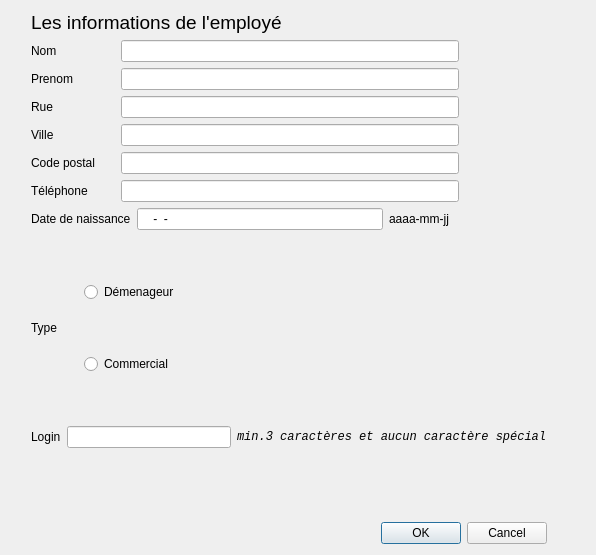
<?xml version="1.0" encoding="UTF-8"?>
<ui version="4.0">
 <class>DialogAjouterEmploye</class>
 <widget class="QDialog" name="DialogAjouterEmploye">
  <property name="geometry">
   <rect>
    <x>0</x>
    <y>0</y>
    <width>596</width>
    <height>555</height>
   </rect>
  </property>
  <property name="windowTitle">
   <string>Dialog</string>
  </property>
  <layout class="QVBoxLayout" name="verticalLayout_10">
   <item>
    <layout class="QHBoxLayout" name="horizontalLayout_9">
     <item>
      <layout class="QHBoxLayout" name="horizontalLayout_8">
       <item>
        <spacer name="verticalSpacer_5">
         <property name="orientation">
          <enum>Qt::Vertical</enum>
         </property>
         <property name="sizeHint" stdset="0">
          <size>
           <width>20</width>
           <height>488</height>
          </size>
         </property>
        </spacer>
       </item>
       <item>
        <layout class="QVBoxLayout" name="verticalLayout_9">
         <item>
          <layout class="QHBoxLayout" name="horizontalLayout_7">
           <item>
            <widget class="QLabel" name="label_8">
             <property name="font">
              <font>
               <pointsize>14</pointsize>
              </font>
             </property>
             <property name="text">
              <string>Les informations de l'employé</string>
             </property>
            </widget>
           </item>
           <item>
            <spacer name="horizontalSpacer_3">
             <property name="orientation">
              <enum>Qt::Horizontal</enum>
             </property>
             <property name="sizeHint" stdset="0">
              <size>
               <width>208</width>
               <height>18</height>
              </size>
             </property>
            </spacer>
           </item>
          </layout>
         </item>
         <item>
          <layout class="QVBoxLayout" name="verticalLayout_8">
           <item>
            <layout class="QVBoxLayout" name="verticalLayout_7">
             <item>
              <layout class="QVBoxLayout" name="verticalLayout_6">
               <item>
                <layout class="QHBoxLayout" name="horizontalLayout_6">
                 <item>
                  <layout class="QVBoxLayout" name="verticalLayout_5">
                   <item>
                    <layout class="QVBoxLayout" name="verticalLayout_3">
                     <item>
                      <layout class="QHBoxLayout" name="horizontalLayout">
                       <item>
                        <layout class="QVBoxLayout" name="verticalLayout_2">
                         <item>
                          <widget class="QLabel" name="labelNomEmploye">
                           <property name="text">
                            <string>Nom</string>
                           </property>
                          </widget>
                         </item>
                         <item>
                          <widget class="QLabel" name="labelPrenomEmploye">
                           <property name="text">
                            <string>Prenom</string>
                           </property>
                          </widget>
                         </item>
                         <item>
                          <widget class="QLabel" name="labelRueEmploye">
                           <property name="text">
                            <string>Rue</string>
                           </property>
                          </widget>
                         </item>
                         <item>
                          <widget class="QLabel" name="labelVilleEmploye">
                           <property name="text">
                            <string>Ville</string>
                           </property>
                          </widget>
                         </item>
                         <item>
                          <widget class="QLabel" name="label_3">
                           <property name="text">
                            <string>Code postal</string>
                           </property>
                          </widget>
                         </item>
                         <item>
                          <widget class="QLabel" name="labelTelEmploye">
                           <property name="text">
                            <string>Téléphone</string>
                           </property>
                          </widget>
                         </item>
                        </layout>
                       </item>
                       <item>
                        <spacer name="verticalSpacer">
                         <property name="orientation">
                          <enum>Qt::Vertical</enum>
                         </property>
                         <property name="sizeHint" stdset="0">
                          <size>
                           <width>20</width>
                           <height>40</height>
                          </size>
                         </property>
                        </spacer>
                       </item>
                       <item>
                        <layout class="QVBoxLayout" name="verticalLayout">
                         <item>
                          <widget class="QLineEdit" name="lineEditNomEmploye"/>
                         </item>
                         <item>
                          <widget class="QLineEdit" name="lineEditPrenomEmploye"/>
                         </item>
                         <item>
                          <widget class="QLineEdit" name="lineEditRueEmploye"/>
                         </item>
                         <item>
                          <widget class="QLineEdit" name="lineEditVilleEmploye"/>
                         </item>
                         <item>
                          <widget class="QLineEdit" name="lineEditCPEmploye"/>
                         </item>
                         <item>
                          <widget class="QLineEdit" name="lineEditTelEmploye"/>
                         </item>
                        </layout>
                       </item>
                      </layout>
                     </item>
                     <item>
                      <layout class="QHBoxLayout" name="horizontalLayout_2">
                       <item>
                        <widget class="QLabel" name="labelDateNaissanceEmploye">
                         <property name="text">
                          <string>Date de naissance</string>
                         </property>
                        </widget>
                       </item>
                       <item>
                        <widget class="QLineEdit" name="lineEditDateNaissanceEmploye">
                         <property name="inputMask">
                          <string>9999-99-99; </string>
                         </property>
                        </widget>
                       </item>
                       <item>
                        <widget class="QLabel" name="label">
                         <property name="text">
                          <string>aaaa-mm-jj   </string>
                         </property>
                        </widget>
                       </item>
                      </layout>
                     </item>
                    </layout>
                   </item>
                   <item>
                    <layout class="QHBoxLayout" name="horizontalLayout_4">
                     <item>
                      <layout class="QHBoxLayout" name="horizontalLayout_3">
                       <item>
                        <widget class="QLabel" name="labelTypeEmploye">
                         <property name="text">
                          <string>Type</string>
                         </property>
                        </widget>
                       </item>
                       <item>
                        <spacer name="verticalSpacer_2">
                         <property name="orientation">
                          <enum>Qt::Vertical</enum>
                         </property>
                         <property name="sizeHint" stdset="0">
                          <size>
                           <width>20</width>
                           <height>40</height>
                          </size>
                         </property>
                        </spacer>
                       </item>
                       <item>
                        <layout class="QVBoxLayout" name="verticalLayout_4">
                         <item>
                          <widget class="QRadioButton" name="radioButtonDemenageur">
                           <property name="text">
                            <string>Démenageur</string>
                           </property>
                          </widget>
                         </item>
                         <item>
                          <widget class="QRadioButton" name="radioButtonCommercial">
                           <property name="text">
                            <string>Commercial</string>
                           </property>
                          </widget>
                         </item>
                        </layout>
                       </item>
                      </layout>
                     </item>
                     <item>
                      <spacer name="horizontalSpacer">
                       <property name="orientation">
                        <enum>Qt::Horizontal</enum>
                       </property>
                       <property name="sizeHint" stdset="0">
                        <size>
                         <width>158</width>
                         <height>68</height>
                        </size>
                       </property>
                      </spacer>
                     </item>
                    </layout>
                   </item>
                  </layout>
                 </item>
                 <item>
                  <spacer name="verticalSpacer_3">
                   <property name="orientation">
                    <enum>Qt::Vertical</enum>
                   </property>
                   <property name="sizeHint" stdset="0">
                    <size>
                     <width>88</width>
                     <height>328</height>
                    </size>
                   </property>
                  </spacer>
                 </item>
                </layout>
               </item>
               <item>
                <layout class="QHBoxLayout" name="horizontalLayout_5">
                 <item>
                  <widget class="QLabel" name="labelLoginEmploye">
                   <property name="text">
                    <string>Login</string>
                   </property>
                  </widget>
                 </item>
                 <item>
                  <widget class="QLineEdit" name="lineEditLoginEmploye"/>
                 </item>
                 <item>
                  <widget class="QLabel" name="labelCaracteresExiges">
                   <property name="font">
                    <font>
                     <family>Monospace</family>
                     <pointsize>9</pointsize>
                     <italic>true</italic>
                    </font>
                   </property>
                   <property name="text">
                    <string>min.3 caractères et aucun caractère spécial</string>
                   </property>
                  </widget>
                 </item>
                </layout>
               </item>
              </layout>
             </item>
             <item>
              <spacer name="horizontalSpacer_2">
               <property name="orientation">
                <enum>Qt::Horizontal</enum>
               </property>
               <property name="sizeHint" stdset="0">
                <size>
                 <width>488</width>
                 <height>68</height>
                </size>
               </property>
              </spacer>
             </item>
            </layout>
           </item>
           <item>
            <widget class="QDialogButtonBox" name="buttonBox">
             <property name="orientation">
              <enum>Qt::Horizontal</enum>
             </property>
             <property name="standardButtons">
              <set>QDialogButtonBox::Cancel|QDialogButtonBox::Ok</set>
             </property>
            </widget>
           </item>
          </layout>
         </item>
        </layout>
       </item>
      </layout>
     </item>
     <item>
      <spacer name="verticalSpacer_4">
       <property name="orientation">
        <enum>Qt::Vertical</enum>
       </property>
       <property name="sizeHint" stdset="0">
        <size>
         <width>38</width>
         <height>518</height>
        </size>
       </property>
      </spacer>
     </item>
    </layout>
   </item>
  </layout>
 </widget>
 <resources/>
 <connections>
  <connection>
   <sender>buttonBox</sender>
   <signal>accepted()</signal>
   <receiver>DialogAjouterEmploye</receiver>
   <slot>accept()</slot>
   <hints>
    <hint type="sourcelabel">
     <x>248</x>
     <y>254</y>
    </hint>
    <hint type="destinationlabel">
     <x>157</x>
     <y>274</y>
    </hint>
   </hints>
  </connection>
  <connection>
   <sender>buttonBox</sender>
   <signal>rejected()</signal>
   <receiver>DialogAjouterEmploye</receiver>
   <slot>reject()</slot>
   <hints>
    <hint type="sourcelabel">
     <x>316</x>
     <y>260</y>
    </hint>
    <hint type="destinationlabel">
     <x>286</x>
     <y>274</y>
    </hint>
   </hints>
  </connection>
 </connections>
</ui>
